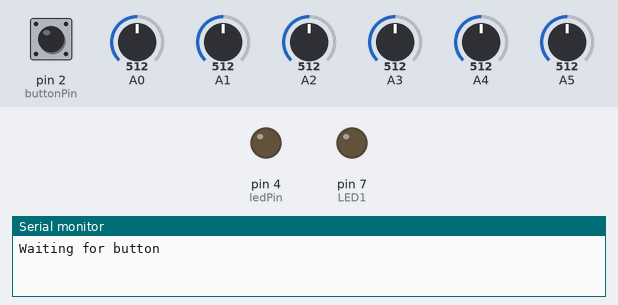
A sketch run on a simulated Arduino Uno, built with avr-gcc and run on an emulated ATmega328P. Shown: output pins drawn as LEDs (lit = HIGH), the last lines printed to the serial monitor. Dashed ring = blinking. Inputs (shaded band) come from the test bench; at power-on: pin 2 (buttonPin) LOW, A0 = 512, A1 = 512, A2 = 512, A3 = 512, A4 = 512, A5 = 512. Storage starts empty.

Above: at 1.2 s.
1.3 s: pin 2 (buttonPin) pulled HIGH for 0.15 s
At 1.47 s:
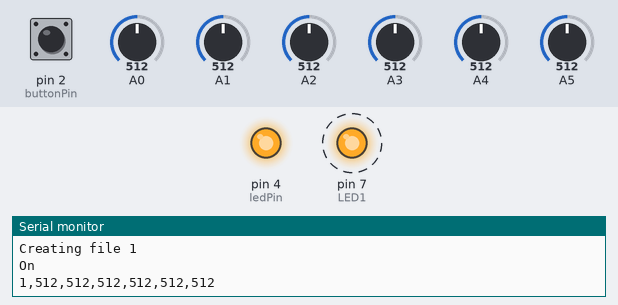
Timing chart, 0 to 10.3 s (numbered marks = the images above; inputs shaded):
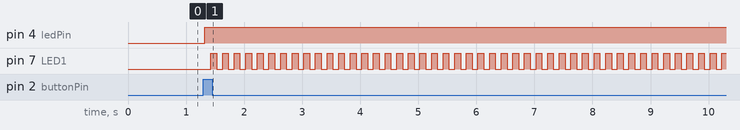

Measured:
- after the input at 1.3 s, pin 4 (ledPin): LOW → HIGH at once; pin 7 (LED1): alternates HIGH for 0.10 s and LOW for 0.10 s, starting after 0.13 s

The sketch:

mainProgram.ino
```cpp
#include <FlexiTimer2.h>
#include <SPI.h>
#include <SD.h>

// Vars
File counterFile;
File dataF;
#define LED1 7 // this pin flashes to indicate the moment of the recording
#define SAMPLETIME 120000 //In ms
#define TIMER2VAL 100 //Time between samples
#define SAMPLES SAMPLETIME/TIMER2VAL
unsigned int counter = 1;
unsigned int recording = 0;
const int buttonPin = 2;     // the number of the pushbutton pin
const int ledPin =  4;      // number of pin that would indicate recording
unsigned int numOfFile;
char numOfFileC;
String valStr;
volatile unsigned char CurrentCh;
volatile unsigned int ADC_Value = 0;
//unsigned int analogAr[6];

// Functions

//record gets data from the sensors and both records it in the SD and sends it trough serial
void record(void)
{
  recording = 1;
  valStr = String(counter);
  for(CurrentCh=0;CurrentCh<6;CurrentCh++)
  {

    ADC_Value = analogRead(CurrentCh);
    valStr += "," + String(ADC_Value);
    //valStr = "At indx" + String(CurrentCh) + " the value is " + String(ADC_Value) + "\n";
  }
  Serial.println(valStr); //prints new line on serial
  dataF.println(valStr); //prints new line on file


  static boolean output = HIGH;
  digitalWrite(LED1, output);
  output = !output;
  counter++;
  if(counter > SAMPLES)
  {
    FlexiTimer2::stop();
    recording = 0;
    Toggle_LED3(recording);

    dataF.close(); // closes file
    Serial.print("File recorded\n");
    Serial.print("Waiting for button\n");
  }
}

void Toggle_LED3(int state) //LED that indicates that the device is recording
{
  if (state == 1)
  {
    digitalWrite(ledPin, HIGH);
    Serial.print("On\n");
  }
  else
  {
    digitalWrite(ledPin, LOW);
    Serial.print("Off\n");
  }

}


void setup() //initual setup
{
  Serial.begin(57600); //starts serial
  //Starts SD card, if fails, stops program
  if (!SD.begin(10))
  {
    Serial.println("initialization failed!");
    return;
  }


  // put your setup code here, to run once:
  pinMode(LED1, OUTPUT);  //Setup LED1 direction
  pinMode(buttonPin, INPUT);  //Setup button direction
  //digitalWrite(buttonPin,LOW);
  digitalWrite(LED1,LOW); //Setup LED1 state
  pinMode(ledPin, OUTPUT);  //Setup LED3 direction
  digitalWrite(ledPin,LOW); //Setup LED3 state

  FlexiTimer2::set(TIMER2VAL, record);
  recording = 0;
  Serial.print("Waiting for button\n");

}

void loop()
{
  //Serial.print(digitalRead(buttonPin));
  //Serial.print(recording);
  if (recording == 0)
  {
    //Serial.print("Recording is 0");
    if (digitalRead(buttonPin))
    {

      // Continues with the count of the file
      Serial.print("Opening file");
      counterFile = SD.open("0FILE.txt");
      Serial.print("File opened");
      numOfFile = counterFile.parseInt() + 1;
      Serial.print("Last number of file is: " + String(numOfFile-1) + "\n");
      counterFile.close();
      SD.remove("0FILE.txt");
      Serial.print("Adding number of file\n");
      counterFile = SD.open("0FILE.txt", FILE_WRITE);
      counterFile.println(String(numOfFile));
      counterFile.close();
      // Finishes counting the file

      // Opens new file
      Serial.print("Creating file " + String(numOfFile) + "\n");
      dataF = SD.open("F" + String(numOfFile) + ".csv", FILE_WRITE);


      recording = 1;
      counter = 1;
      Toggle_LED3(recording);
      FlexiTimer2::start();
      while (digitalRead(buttonPin))
      {
        //Serial.print(digitalRead(buttonPin));
      }
    }
  }
  else
  {
    //Serial.print("Button pressed\n");
    if (!digitalRead(buttonPin))
    {
      while (recording == 1)
      {
        //Serial.print(digitalRead(buttonPin));
        delay(1);
        //Serial.print(recording);
      }
    }
  }
}
```
